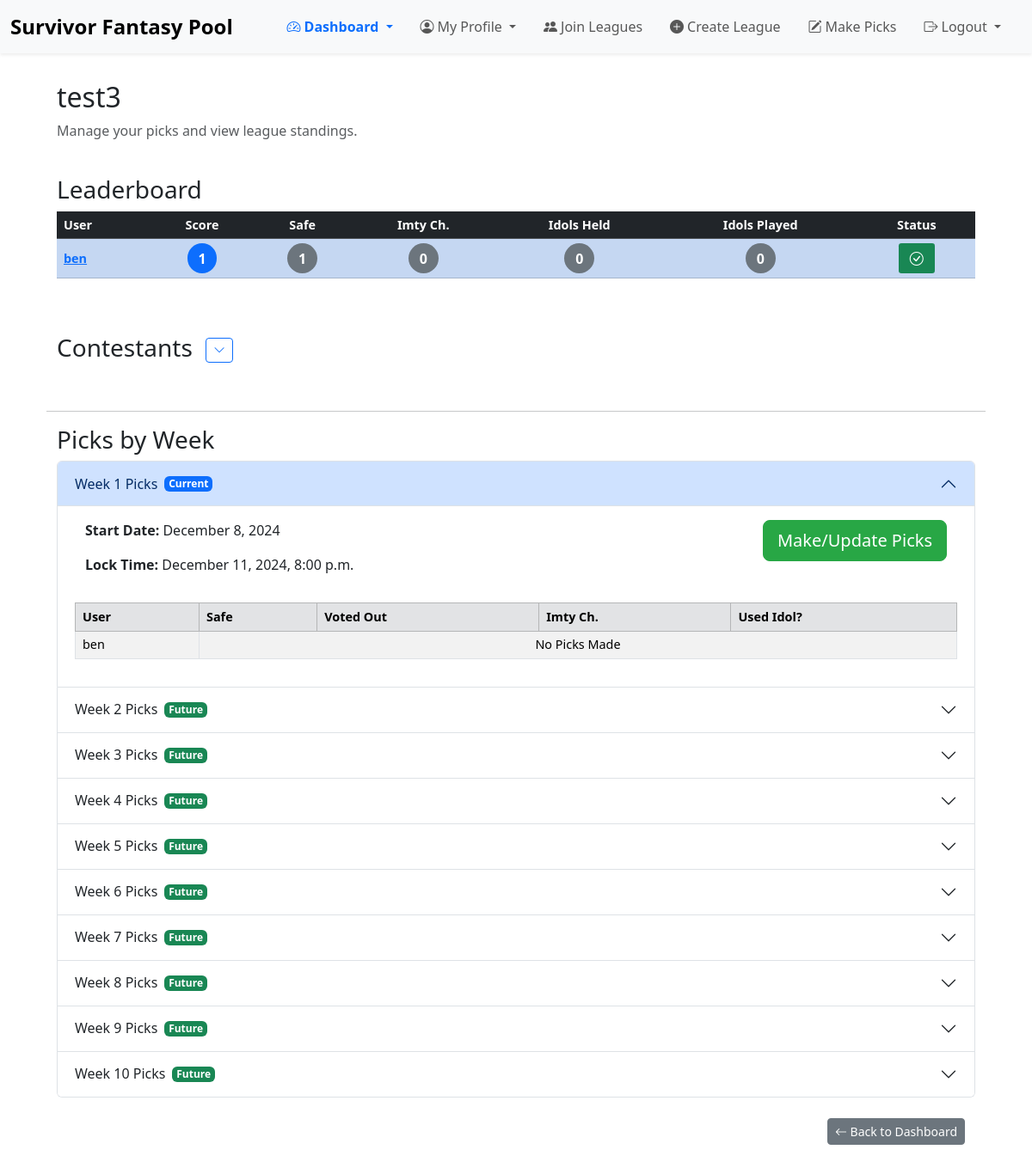
The page /league/3/ (signed in) on the database its author committed.
### poolapp/models.py (models this page shows, shortened)
class League(models.Model):
    name = models.CharField(max_length=100, unique=True)
    members = models.ManyToManyField(User, related_name='leagues', blank=True)
    creator = models.ForeignKey(User, on_delete=models.CASCADE, related_name='created_leagues')

class UserProfile(models.Model):
    user = models.ForeignKey(User, on_delete=models.CASCADE, related_name='league_profiles')
    league = models.ForeignKey(League, on_delete=models.CASCADE, related_name='user_profiles')
    eliminated = models.BooleanField(default=False)
    immunity_idols = models.PositiveIntegerField(default=0)
    correct_guesses = models.PositiveIntegerField(default=0)
    immunity_idols_played = models.PositiveIntegerField(default=0)
    correct_imty_challenge_guesses = models.PositiveIntegerField(default=0)
    total_score = models.PositiveIntegerField(default=0)
    class Meta:
        unique_together = ('user', 'league')  # Ensures one profile per user per league

class Week(models.Model):
    league = models.ForeignKey(League, on_delete=models.CASCADE, related_name='weeks')
    number = models.PositiveIntegerField()
    start_date = models.DateField(blank=True, null=True)
    lock_time = models.DateTimeField(blank=True, null=True)
    class Meta:
        ordering = ['-number']

### poolapp/views.py (the view)
# urls.py: path('league/<int:league_id>/', views.league_detail, name='league_detail'),  # League-Specific Dashboard
@login_required
def league_detail(request, league_id=None):
    league = get_object_or_404(League, id=league_id)
    member_profiles = UserProfile.objects.filter(league=league)
    leaderboard = member_profiles.order_by('-total_score', 'eliminated')
    for profile in leaderboard:
        profile.total_score = (
            profile.correct_guesses +
            profile.correct_imty_challenge_guesses +
            profile.immunity_idols_played +
            profile.immunity_idols
        )
    active_contestants = Contestant.objects.filter(is_active=True)
    voted_out_contestants = Contestant.objects.filter(is_active=False)
    weeks = Week.objects.filter(league=league).order_by('number')
    current_time = timezone.now()
    current_week = None
    for week in weeks:
        if current_time < week.lock_time:
            current_week = week
            break
    annotated_weeks = []
    for week in weeks:
        if week == current_week:
            status = 'current'
        elif week.lock_time < current_time:
            status = 'past'
        else:
            status = 'future'
        annotated_weeks.append({
            'week': week,
            'status': status,
            'lock_time': week.lock_time,
        })
    picks_by_week = {}
    for w in weeks:
        w_picks = Pick.objects.filter(week=w, user_profile__league=league).select_related(
            'user_profile__user', 'safe_pick', 'voted_out_pick', 'imty_challenge_winner_pick')
        w_picks_dict = {p.user_profile.id: p for p in w_picks}
        picks_by_week[w.number] = w_picks_dict
    context = {
        'league': league,
        'leaderboard': leaderboard,
        'active_contestants': active_contestants,
        'voted_out_contestants': voted_out_contestants,
        'weeks': annotated_weeks,
        'picks_by_week': picks_by_week,
        'current_time': current_time,
        'current_week': current_week,
    }
    return render(request, 'league_detail.html', context)

### poolapp/templates/league_detail.html (shortened to what this page needs)
{% extends 'base.html' %}
{% load dict_extras %}
{% load static %}
{% load tz %}
{% block content %}
<div class="container my-4">
    <div class="row mb-4">
        <div class="col-12">
            <h2>{{ league.name }}</h2>
            <p class="text-muted">Manage your picks and view league standings.</p>
        </div>
    </div>
    <div class="row mb-5">
        <div class="col-12">
            <h3>Leaderboard</h3>
            <div class="table-responsive">
                <table class="table table-hover table-striped table-sm align-middle leaderboard-table">
                    <thead class="table-dark">
                        <tr>
                            <th scope="col">User</th>
                            <th scope="col" class="text-center" data-bs-toggle="tooltip" data-bs-placement="top" title="Total Score">Score</th>
                            <th scope="col" class="text-center" data-bs-toggle="tooltip" data-bs-placement="top" title="Safe Guesses">Safe</th>
                            <th scope="col" class="text-center" data-bs-toggle="tooltip" data-bs-placement="top" title="Immunity Challenge Guesses">Imty Ch.</th>
                            <th scope="col" class="text-center" data-bs-toggle="tooltip" data-bs-placement="top" title="Immunity Idols Held">Idols Held</th>
                            <th scope="col" class="text-center" data-bs-toggle="tooltip" data-bs-placement="top" title="Immunity Idols Played">Idols Played</th>
                            <th scope="col" class="text-center" data-bs-toggle="tooltip" data-bs-placement="top" title="Player Status">Status</th>
                        </tr>
                    </thead>
                    <tbody>
                        {% for profile in leaderboard %}
                            <tr {% if profile.user == request.user %} class="table-primary" {% endif %}>
                                <td>
                                    <a href="{% url 'poolapp:user_profile' league_id=league.id user_id=profile.user.id %}">
                                        <strong>{{ profile.user.username }}</strong>
                                    </a>
                                </td>
                                <td class="text-center">
                                    <span class="badge bg-primary rounded-pill">
                                        {{ profile.total_score }}
                                    </span>
                                </td>
                                <td class="text-center">
                                    <span class="badge bg-secondary rounded-pill">
                                        {{ profile.correct_guesses }}
                                    </span>
                                </td>
                                <td class="text-center">
                                    <span class="badge bg-secondary rounded-pill">
                                        {{ profile.correct_imty_challenge_guesses }}
                                    </span>
                                </td>
                                <td class="text-center">
                                    <span class="badge bg-secondary rounded-pill">
                                        {{ profile.immunity_idols|default:0 }}
                                    </span>
                                </td>
                                <td class="text-center">
                                    <span class="badge bg-secondary rounded-pill">
                                        {{ profile.immunity_idols_played|default:0 }}
                                    </span>
                                </td>
                                <td class="text-center">
                                    {% if profile.eliminated %}
                                        <span class="badge bg-danger" data-bs-toggle="tooltip" data-bs-placement="top" title="Eliminated">
                                            <i class="bi bi-x-circle"></i>
                                        </span>
                                    {% else %}
                                        <span class="badge bg-success" data-bs-toggle="tooltip" data-bs-placement="top" title="In Game">
                                            <i class="bi bi-check-circle"></i>
                                        </span>
                                    {% endif %}
                                </td>
                            </tr>
                        {% empty %}
                            <tr>
                                <td colspan="7" class="text-center">No members in this league.</td>
                            </tr>
                        {% endfor %}
                    </tbody>
                </table>
            </div>
        </div>
    </div>
    <div class="row mb-5">
        <div class="col-12">
            <h3>
                Contestants
                <button class="btn btn-sm btn-outline-primary ms-2" type="button" data-bs-toggle="collapse" data-bs-target="#contestantsCollapse" aria-expanded="false" aria-controls="contestantsCollapse">
                    <i class="bi bi-chevron-down"></i>
                </button>
            </h3>
        </div>
    </div>
    <hr>
    {% if weeks %}
        <div class="row mb-5">
            <div class="col-12">
                <h3>Picks by Week</h3>
                <div class="accordion" id="weeksAccordion">
                    {% for item in weeks %}
                        {% with w=item.week status=item.status %}
                            <div class="accordion-item">
                                <h2 class="accordion-header" id="heading{{ w.number }}">
                                    <button
                                        class="accordion-button {% if status != 'current' %}collapsed{% endif %}"
                                        type="button"
                                        data-bs-toggle="collapse"
                                        data-bs-target="#collapse{{ w.number }}"
                                        aria-expanded="{% if status == 'current' %}true{% else %}false{% endif %}"
                                        aria-controls="collapse{{ w.number }}">
                                        Week {{ w.number }} Picks
                                        {% if status == 'current' %}
                                            <span class="badge bg-primary ms-2">Current</span>
                                        {% elif status == 'future' %}
                                            <span class="badge bg-success ms-2">Future</span>
                                        {% elif status == 'past' %}
                                            <span class="badge bg-secondary ms-2">Past</span>
                                        {% endif %}
                                    </button>
                                </h2>
                                <div
                                    id="collapse{{ w.number }}"
                                    class="accordion-collapse collapse {% if status == 'current' %}show{% endif %}"
                                    aria-labelledby="heading{{ w.number }}"
                                    data-bs-parent="#weeksAccordion">
                                    <div class="accordion-body">
                                        <div class="row mb-3">
                                            <div class="col-md-6">
                                                <p><strong>Start Date:</strong> {{ w.start_date|date:"F j, Y" }}</p>
                                                <p><strong>Lock Time:</strong> {{ w.lock_time|localtime|date:"F j, Y, g:i a" }}</p>
                                            </div>
                                            <div class="col-md-6 text-md-end">
                                                {% if status == 'current' or status == 'future' %}
                                                    <a href="{% url 'poolapp:make_picks' league_id=league.id week_number=w.number %}" class="btn btn-success btn-lg" data-bs-toggle="tooltip" data-bs-placement="top" title="Make or Update Your Picks">
                                                        Make/Update Picks
                                                    </a>
                                                {% endif %}
                                            </div>
                                        </div>
                                        <div class="table-responsive">
                                            <table class="table table-bordered table-striped table-sm">
                                                <thead class="table-secondary">
                                                    <tr>
                                                        <th scope="col">User</th>
                                                        <th scope="col" data-bs-toggle="tooltip" data-bs-placement="top" title="Safe Pick">Safe</th>
                                                        <th scope="col" data-bs-toggle="tooltip" data-bs-placement="top" title="Voted Out Pick">Voted Out</th>
                                                        <th scope="col" data-bs-toggle="tooltip" data-bs-placement="top" title="Immunity Challenge Pick">Imty Ch.</th>
                                                        <th scope="col" data-bs-toggle="tooltip" data-bs-placement="top" title="Used Immunity Idol">Used Idol?</th>
                                                    </tr>
                                                </thead>
                                                <tbody>
                                                    {% for profile in leaderboard %}
                                                        {% with week_picks=picks_by_week|dict_get:w.number %}
                                                            {% if week_picks and profile.id in week_picks %}
                                                                {% with user_pick=week_picks|dict_get:profile.id %}
                                                                    <tr>
                                                                        <td>{{ profile.user.username }}</td>
                                                                        {% if profile.user == request.user or w.lock_time <= current_time %}
                                                                            <td>{{ user_pick.safe_pick.name }}</td>
                                                                            <td>{{ user_pick.voted_out_pick.name }}</td>
                                                                            <td>{{ user_pick.imty_challenge_winner_pick.name }}</td>
                                                                            <td>{{ user_pick.used_immunity_idol|yesno:"Yes,No" }}</td>
                                                                        {% else %}
                                                                            <td colspan="4" class="text-center">Picks hidden until lock time.</td>
                                                                        {% endif %}
                                                                    </tr>
                                                                {% endwith %}
                                                            {% else %}
                                                                <tr>
                                                                    <td>{{ profile.user.username }}</td>
                                                                    <td colspan="4" class="text-center">No Picks Made</td>
                                                                </tr>
                                                            {% endif %}
                                                        {% endwith %}
                                                    {% endfor %}
                                                </tbody>
                                            </table>
                                        </div>
                                    </div>
                                </div>
                            </div>
                        {% endwith %}
                    {% endfor %}
                </div>
            </div>
    {% else %}
        <div class="row">
            <div class="col-12">
                <p>No weeks have been scheduled for this league yet.</p>
            </div>
        </div>
    {% endif %}
    <div class="row mt-4">
        <div class="col-12 text-end">
            <a href="{% url 'poolapp:dashboard' %}" class="btn btn-secondary btn-sm">
                <i class="bi bi-arrow-left"></i> Back to Dashboard
            </a>
        </div>
    </div>
</div>
{% endblock %}

### rows shown on the page
League: name "test3"
UserProfile: user.username "ben", total_score "1", correct_guesses "1", correct_imty_challenge_guesses "0", immunity_idols "0", immunity_idols_played "0", eliminated False (drawn)
Week: week.number "1", shows "Current", week.start_date "December 8, 2024", week.lock_time "December 11, 2024, 8:00 p.m.", shows "Make/Update Picks"
Week: week.number "2", shows "Future"
Week: week.number "3", shows "Future"
Week: week.number "4", shows "Future"
Week: week.number "5", shows "Future"
Week: week.number "6", shows "Future"
Week: week.number "7", shows "Future"
Week: week.number "8", shows "Future"
Week: week.number "9", shows "Future"
Week: week.number "10", shows "Future"
